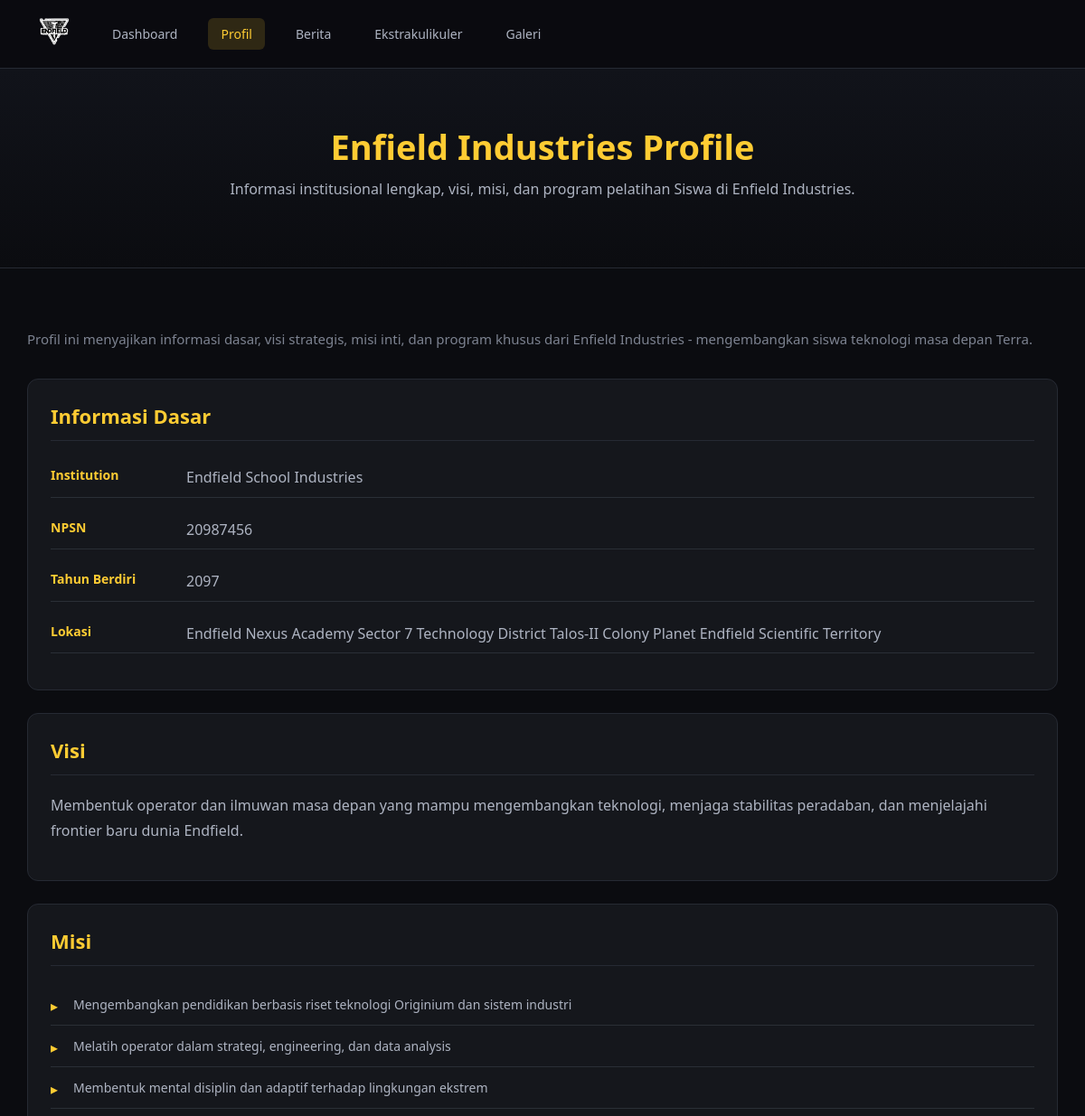
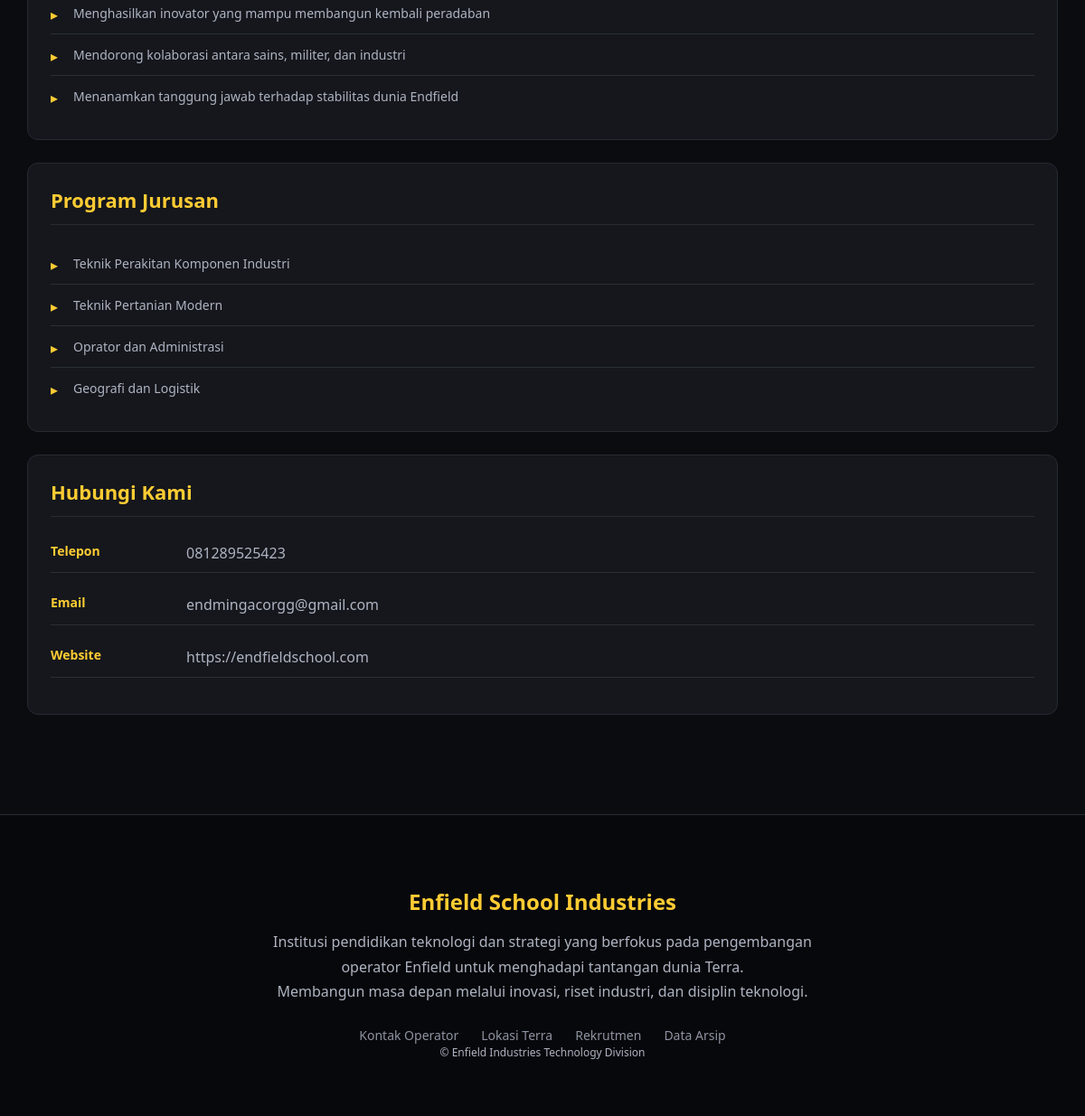
/profil.php, run on the app's committed database (2 pictures, top to bottom).
### tables this page shows
CREATE TABLE `profil` (
  `id` int(11) NOT NULL DEFAULT 1,
  `nama_sekolah` varchar(255) NOT NULL,
  `npsn` varchar(20) NOT NULL,
  `didirikan` varchar(10) NOT NULL,
  `alamat` text NOT NULL,
  `visi` text DEFAULT NULL,
  `misi` text DEFAULT NULL,
  `jurusan` text DEFAULT NULL,
  `telpon` varchar(20) NOT NULL,
  `email` varchar(100) NOT NULL,
  `website` varchar(255) NOT NULL,
  `jumlah_siswa` varchar(255) NOT NULL,
  `jumlah_guru` varchar(255) NOT NULL
);

### profil.php (the view, shortened to what this page needs)
<?php
require_once 'koneksi.php';
$query = mysqli_query($koneksi,"SELECT * FROM profil WHERE id=1");
$profil = mysqli_fetch_assoc($query);
if(!$profil){
    $profil = [
        "nama_sekolah"=>"SMK STRADA JAKARTA",
        "npsn"=>"20104082",
        "didirikan"=>"1995",
        "alamat"=>"Jl. Pendidikan No.123 Jakarta",
        "visi"=>"Mencetak lulusan yang kompeten dan siap kerja",
        "misi"=>[
            "Menyelenggarakan pendidikan berbasis industri",
            "Meningkatkan kompetensi praktik siswa",
            "Membentuk karakter disiplin",
            "Mendorong siswa adaptif terhadap teknologi"
        ],
        "jurusan"=>[
            "TKJ",
            "RPL",
            "Teknik Mesin",
            "Otomotif",
            "Manajemen Perkantoran"
        ],
        "telpon"=>"(021) 1234-5678",
        "email"=>"info@enfield-industries.com",
        "website"=>"www.enfield-industries.com"
    ];
}else{
$misiText = $profil['misi'] ?? '';
$profil['misi'] = array_filter(array_map('trim',explode('.',$misiText)));
$jurusanText = $profil['jurusan'] ?? '';
$profil['jurusan'] = array_filter(array_map('trim',explode(',',$jurusanText)));
}
?>
<!DOCTYPE html>
<html>
<head>
</head>
<body>
<div class="navbar">
<div class="navbar-left">
<div class="navbar-logo">
<img src="media/enfieldlogo.png">
</div>
<div class="nav-links">
            <a href="dashboard.php">Dashboard</a>
            <a href="profil.php" class="active">Profil</a>
            <a href="berita.php">Berita</a>
            <a href="ekstrakulikuler.php">Ekstrakulikuler</a>
            <a href="galeri.php">Galeri</a>
</div>
</div>
</div>
<div class="page-header">
<h1>Enfield Industries Profile</h1>
<p>Informasi institusional lengkap, visi, misi, dan program pelatihan Siswa di Enfield Industries.</p>
</div>
<div class="section">
<p class="intro-text">
Profil ini menyajikan informasi dasar, visi strategis, misi inti, dan program khusus dari Enfield Industries - mengembangkan siswa teknologi masa depan Terra.
</p>
<div class="profile-grid">
<div class="profile-item">
<h2>Informasi Dasar</h2>
<div class="info-row">
<div class="info-label">Institution</div>
<div class="info-value"><?php echo htmlspecialchars($profil['nama_sekolah']); ?></div>
</div>
<div class="info-row">
<div class="info-label">NPSN</div>
<div class="info-value"><?php echo htmlspecialchars($profil['npsn']); ?></div>
</div>
<div class="info-row">
<div class="info-label">Tahun Berdiri</div>
<div class="info-value"><?php echo htmlspecialchars($profil['didirikan']); ?></div>
</div>
<div class="info-row">
<div class="info-label">Lokasi</div>
<div class="info-value"><?php echo htmlspecialchars($profil['alamat']); ?></div>
</div>
</div>
<div class="profile-item">
<h2>Visi</h2>
<p style="color:var(--text-soft); line-height:1.7;"><?php echo htmlspecialchars($profil['visi']); ?></p>
</div>
<div class="profile-item">
<h2>Misi</h2>
<ul class="profile-list">
<?php foreach($profil['misi'] as $m){ ?>
<li><?php echo htmlspecialchars($m); ?></li>
<?php } ?>
</ul>
</div>
<div class="profile-item">
<h2>Program Jurusan</h2>
<ul class="profile-list">
<?php foreach($profil['jurusan'] as $j){ ?>
<li><?php echo htmlspecialchars($j); ?></li>
<?php } ?>
</ul>
</div>
<div class="profile-item">
<h2>Hubungi Kami</h2>
<div class="info-row">
<div class="info-label">Telepon</div>
<div class="info-value"><?php echo htmlspecialchars($profil['telpon']); ?></div>
</div>
<div class="info-row">
<div class="info-label">Email</div>
<div class="info-value"><?php echo htmlspecialchars($profil['email']); ?></div>
</div>
<div class="info-row">
<div class="info-label">Website</div>
<div class="info-value"><?php echo htmlspecialchars($profil['website']); ?></div>
</div>
</div>
</div>
</div>
<div class="footer">
<h2>Enfield School Industries</h2>
<p>
Institusi pendidikan teknologi dan strategi
yang berfokus pada pengembangan operator Enfield
untuk menghadapi tantangan dunia Terra.
</p>
<p>
Membangun masa depan melalui inovasi,
riset industri,
dan disiplin teknologi.
</p>
<div class="footer-links">
<a href="#">Kontak Operator</a>
<a href="#">Lokasi Terra</a>
<a href="#">Rekrutmen</a>
<a href="#">Data Arsip</a>
</div>
<p class="copyright">
© Enfield Industries Technology Division
</p>
</div>
</body>
</html>

### profil.php (style rules this page uses)
:root { --bg-main:#0b0c10; --bg-card:#15171c; --bg-nav:rgba(10,10,15,0.8); --gold:#ffcc33; --text-main:#ffffff; --text-soft:#aeb4c2; --border:#262a33; }
body { margin:0; font-family:'Segoe UI',Arial; background:var(--bg-main); color:var(--text-main); }
.navbar { padding:15px 40px; display:flex; justify-content:space-between; align-items:center; background:var(--bg-nav); border-bottom:1px solid var(--border); position:sticky; top:0; z-index:99; }
.navbar-left { display:flex; gap:30px; align-items:center; }
.navbar a.active { color:var(--gold); background:rgba(255,204,51,.15); }
.navbar-logo img { height:40px; }
.nav-links { display:flex; gap:20px; }
.navbar a { color:var(--text-soft); text-decoration:none; padding:8px 14px; border-radius:6px; transition:.3s; font-size:14px; }
.page-header { padding:60px 20px; text-align:center; background:linear-gradient(180deg,#11131a,#0b0c10); border-bottom:1px solid var(--border); }
.page-header h1 { margin:0; color:var(--gold); font-size:38px; }
.page-header p { color:var(--text-soft); margin-top:10px; }
.section { max-width:1200px; margin:auto; padding:50px 30px; }
.profile-grid { display:grid; grid-template-columns:1fr; gap:25px; margin-top:30px; width:100%; }
.profile-item { background:var(--bg-card); border-radius:12px; border:1px solid var(--border); padding:25px; transition:.3s; }
.profile-item h2 { margin:0 0 20px; color:var(--gold); font-size:22px; border-bottom:1px solid var(--border); padding-bottom:12px; }
.info-row { display:flex; margin-bottom:15px; padding:8px 0; border-bottom:1px solid #2a2f36; }
.info-label { width:150px; color:var(--gold); font-weight:600; font-size:14px; }
.info-value { color:var(--text-soft); line-height:1.6; flex:1; }
.profile-list { list-style:none; padding:0; margin:0; }
.profile-list li { padding:12px 0; padding-left:25px; position:relative; color:var(--text-soft); font-size:14px; line-height:1.5; border-bottom:1px solid #2a2f36; }
.profile-list li:before { content:"▸"; position:absolute; left:0; color:var(--gold); font-size:16px; }
.profile-list li:last-child { border-bottom:none; }
.intro-text { color:#7d8391; line-height:1.8; margin-bottom:30px; font-size:15px; }
.footer { background:#07080b; padding:60px 20px; text-align:center; border-top:1px solid var(--border); margin-top:60px; }
.footer h2 { color:var(--gold); margin-bottom:15px; }
.footer p { color:var(--text-soft); max-width:600px; margin:auto; line-height:1.7; }
.footer-links { display:flex; justify-content:center; gap:25px; margin-top:25px; }
.footer-links a { color:#8d93a1; text-decoration:none; font-size:14px; transition:.3s; }
.copyright { margin-top:30px; font-size:12px; color:#6f7580; }

### data on the page
profil: nama_sekolah "Endfield School Industries", npsn "20987456", didirikan "2097", alamat "Endfield Nexus Academy Sector 7 Technology District Talos-II Colony Planet Endfield Scientific Territory", visi "Membentuk operator dan ilmuwan masa depan yang mampu mengembangkan teknologi, menjaga stabilitas peradaban, dan menjelajahi frontier baru dunia Endfield.", telpon "081289525423", email "endmingacorgg@gmail.com", website "https://endfieldschool.com"

### other printed values
$m "Mengembangkan pendidikan berbasis riset teknologi Originium dan sistem industri"
$m "Melatih operator dalam strategi, engineering, dan data analysis"
$m "Membentuk mental disiplin dan adaptif terhadap lingkungan ekstrem"
$m "Menghasilkan inovator yang mampu membangun kembali peradaban"
$m "Mendorong kolaborasi antara sains, militer, dan industri"
$m "Menanamkan tanggung jawab terhadap stabilitas dunia Endfield"
$j "Teknik Perakitan Komponen Industri"
$j "Teknik Pertanian Modern"
$j "Oprator dan Administrasi"
$j "Geografi dan Logistik"
